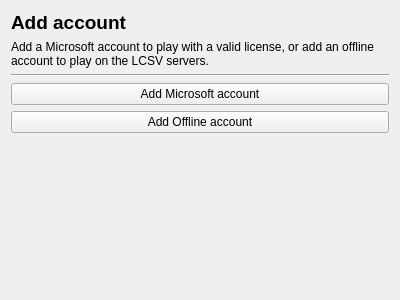
<?xml version="1.0" encoding="UTF-8"?>
<ui version="4.0">
 <class>LoginWizardPage</class>
 <widget class="QWidget" name="LoginWizardPage">
  <property name="geometry">
   <rect>
    <x>0</x>
    <y>0</y>
    <width>400</width>
    <height>300</height>
   </rect>
  </property>
  <property name="windowTitle">
   <string>Form</string>
  </property>
  <layout class="QVBoxLayout" name="verticalLayout">
   <item>
    <widget class="QLabel" name="label">
     <property name="text">
      <string>&lt;html&gt;&lt;head/&gt;&lt;body&gt;&lt;p&gt;&lt;span style=&quot; font-size:14pt; font-weight:600;&quot;&gt;Add account&lt;/span&gt;&lt;/p&gt;&lt;/body&gt;&lt;/html&gt;</string>
     </property>
     <property name="textFormat">
      <enum>Qt::RichText</enum>
     </property>
     <property name="wordWrap">
      <bool>true</bool>
     </property>
    </widget>
   </item>
   <item>
    <widget class="QLabel" name="label_2">
     <property name="text">
      <string>Add a Microsoft account to play with a valid license, or add an offline account to play on the LCSV servers.</string>
     </property>
     <property name="wordWrap">
      <bool>true</bool>
     </property>
    </widget>
   </item>
   <item>
    <widget class="Line" name="line">
     <property name="orientation">
      <enum>Qt::Horizontal</enum>
     </property>
    </widget>
   </item>
   <item>
    <widget class="QPushButton" name="pushButton">
     <property name="text">
      <string>Add Microsoft account</string>
     </property>
    </widget>
   </item>
   <item>
    <widget class="QPushButton" name="pushButtonOffline">
     <property name="text">
      <string>Add Offline account</string>
     </property>
    </widget>
   </item>
   <item>
    <spacer name="verticalSpacer">
     <property name="orientation">
      <enum>Qt::Vertical</enum>
     </property>
     <property name="sizeHint" stdset="0">
      <size>
       <width>20</width>
       <height>156</height>
      </size>
     </property>
    </spacer>
   </item>
  </layout>
 </widget>
 <resources/>
 <connections/>
 <buttongroups>
  <buttongroup name="buttonGroup"/>
 </buttongroups>
</ui>
